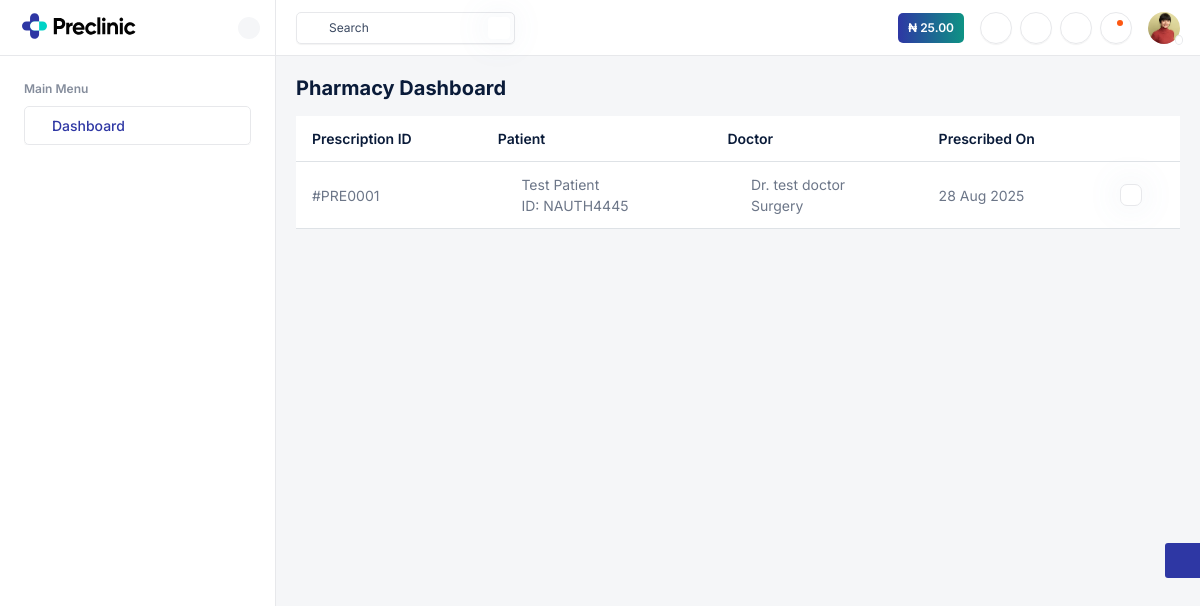
/pharmacy/ (signed in), run on an earlier commit of the app's database.
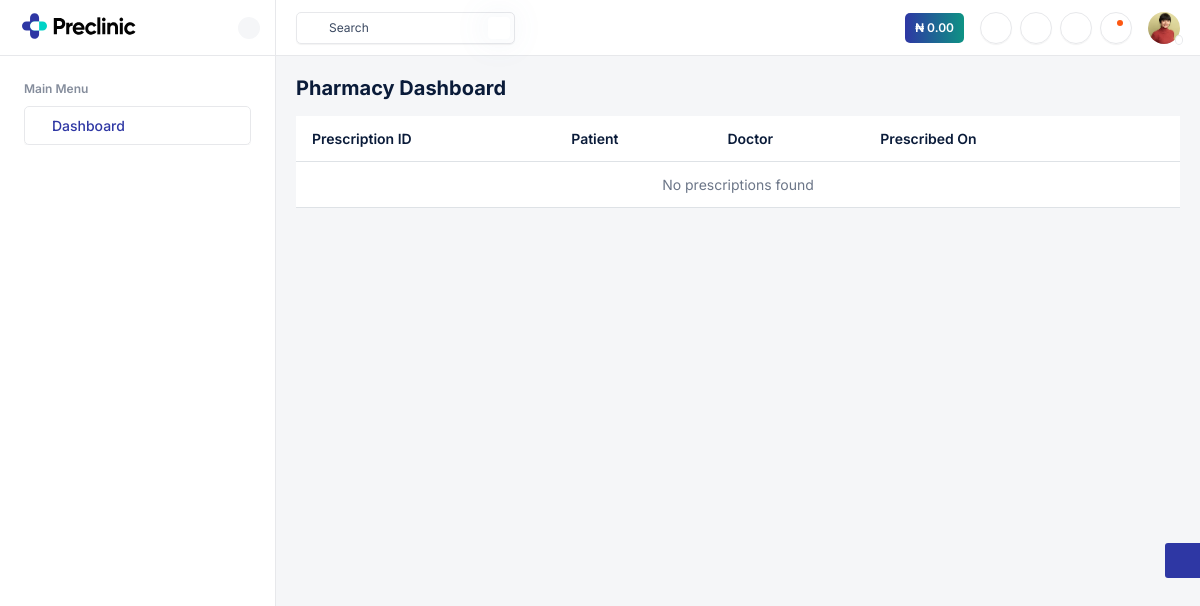
And on a later commit of the database.
### patients/models.py (models this page shows, shortened)
class Wallet(models.Model):
    patient = models.OneToOneField(
        "patients.Patient", on_delete=models.CASCADE, related_name="wallet"
    )
    balance = models.DecimalField(max_digits=12, decimal_places=2, default=0.00)
    created_at = models.DateTimeField(auto_now_add=True)
    updated_at = models.DateTimeField(auto_now=True)

class Prescription(models.Model):
    patient = models.ForeignKey("Patient", on_delete=models.CASCADE, related_name="prescriptions")
    doctor = models.ForeignKey("doctor.Doctor", on_delete=models.CASCADE, related_name="prescriptions")
    appointment = models.ForeignKey("Appointment", on_delete=models.SET_NULL, blank=True, null=True, related_name="prescriptions")
    title = models.CharField(max_length=100, blank=True, null=True)  # e.g. "Cardiology Prescription"
    department = models.CharField(max_length=100, blank=True, null=True)  # e.g. "Cardiology OP"
    consultation_type = models.CharField(max_length=50, blank=True, null=True)  # e.g. "Video" / "In-person"
    diagnosis = models.TextField(blank=True, null=True)
    notes = models.TextField(blank=True, null=True)
    advice = models.TextField(blank=True, null=True)  # for "Advice" section
    follow_up_notes = models.TextField(blank=True, null=True)  # e.g. "Follow up after 3 months"
    follow_up_date = models.DateField(blank=True, null=True)  # optional structured follow-up date
    doctor_signature = models.ImageField(upload_to="doctor_signatures/", blank=True, null=True)
    created_at = models.DateTimeField(auto_now_add=True)

class Patient(models.Model):
    user = models.OneToOneField(User, on_delete=models.CASCADE, related_name="patient_profile")
    first_name = models.CharField(max_length=20, blank=True, null=True)
    last_name = models.CharField(max_length=20, blank=True, null=True)
    patient_id = models.CharField(max_length=20, unique=True)  # E-Card / Hospital ID
    gender_choices = [
        ("M", "Male"),
        ("F", "Female"),
    ]
    gender = models.CharField(max_length=1, choices=gender_choices)
    date_of_birth = models.DateField()
    phone_number = models.CharField(max_length=20, blank=True, null=True)
    address = models.TextField(blank=True, null=True)
    next_of_kin = models.CharField(max_length=100)
    relationship = models.CharField(max_length=50, blank=True, null=True)
    emergency_contact = models.CharField(max_length=20)
    is_inpatient = models.BooleanField(default=False)
    date_registered = models.DateTimeField(auto_now_add=True)
    blood_pressure = models.CharField(max_length=3, blank=True, null=True)
    heart_rate = models.CharField(max_length=3, blank=True, null=True)
    weight = models.CharField(max_length=3, blank=True, null=True)
    bmi = models.CharField(max_length=3, blank=True, null=True)
    pulse = models.CharField(max_length=3, blank=True, null=True)
    spo2 = models.CharField(max_length=3, blank=True, null=True)
    temp = models.CharField(max_length=3, blank=True, null=True)
    height = models.CharField(max_length=3, blank=True, null=True)

### doctor/models.py (models this page shows, shortened)
class Doctor(models.Model):
    user = models.OneToOneField(User, on_delete=models.CASCADE, related_name="doctor_profile")
    first_name = models.CharField(max_length=20, blank=True, null=True)
    last_name = models.CharField(max_length=20, blank=True, null=True)
    doctor_id = models.CharField(max_length=20, unique=True)
    specialization = models.CharField(max_length=100)
    fee = models.CharField(max_length=20, blank=True, null=True)
    phone_number = models.CharField(max_length=20, blank=True, null=True)
    room_number = models.CharField(max_length=20, blank=True, null=True)
    date_registered = models.DateTimeField(auto_now_add=True)

### pharmacy/views.py (the view)
# urls.py: path("", views.pharmacy_dashboard, name="pharmacy_dashboard"),
@login_required
def pharmacy_dashboard(request):
    prescriptions = Prescription.objects.all().order_by("-created_at")
    return render(request, "pharmacy-dashboard.html", {"prescriptions": prescriptions})

### patients/context_processors.py (called while the page is built)
def dashboard(request):
    wallet_balance = 0
    if request.user.is_authenticated and hasattr(request.user, 'patient_profile'):
        patient = request.user.patient_profile
        wallet = getattr(patient, "wallet", None)
        wallet_balance = wallet.balance if wallet else 0
    return {
        "wallet_balance": wallet_balance,
    }

### pharmacy/templates/pharmacy-dashboard.html
{% extends "pharmacy-base.html" %}
{% block content %}
<div class="main-wrapper">
  <div class="page-wrapper">
    <div class="content">
      <div class="d-flex align-items-center justify-content-between mb-3">
        <h4 class="fw-bold mb-0">Pharmacy Dashboard</h4>
      </div>
      <div class="table-responsive">
        <table class="table table-nowrap datatable">
          <thead class="thead-light">
            <tr>
              <th>Prescription ID</th>
              <th>Patient</th>
              <th>Doctor</th>
              <th>Prescribed On</th>
              <th></th>
            </tr>
          </thead>
          <tbody>
            {% for pres in prescriptions %}
            <tr>
              <td>#PRE{{ pres.id|stringformat:"04d" }}</td>
              <td>
                <div class="d-flex align-items-center">
                  <i class="ti ti-user fs-20 me-2"></i>
                  <span>
                    {{ pres.patient.first_name }} {{ pres.patient.last_name }}
                    <span class="text-muted d-block">ID: {{ pres.patient.patient_id }}</span>
                  </span>
                </div>
              </td>
              <td>
                <div class="d-flex align-items-center">
                  <i class="ti ti-stethoscope fs-20 me-2"></i>
                  <span>
                    Dr. {{ pres.doctor.first_name }} {{ pres.doctor.last_name }}
                    <span class="text-muted d-block">{{ pres.doctor.specialization }}</span>
                  </span>
                </div>
              </td>
              <td>{{ pres.created_at|date:"d M Y" }}</td>
              <td class="action-item">
                <a href="{% url 'pharmacy_prescription_detail' pres.id %}" class="btn btn-sm btn-outline-info">
                  <i class="ti ti-eye"></i>
                </a>
              </td>
            </tr>
            {% empty %}
            <tr>
              <td colspan="5" class="text-center text-muted">No prescriptions found</td>
            </tr>
            {% endfor %}
          </tbody>
        </table>
      </div>
    </div>
  </div>
</div>
{% endblock %}

### pharmacy/templates/pharmacy-base.html (shortened to what the changed rows need)
{%load static%}
<!DOCTYPE html>
<html lang="en">
<head>
    <link rel="stylesheet" href="{%static 'assets/css/bootstrap.min.css'%}">
	<link rel="stylesheet" href="{%static 'assets/plugins/daterangepicker/daterangepicker.css'%}">
    <link rel="stylesheet" href="{%static 'assets/css/bootstrap-datetimepicker.min.css'%}">
	<link rel="stylesheet" href="{%static 'assets/plugins/fontawesome/css/fontawesome.min.css'%}">
	<link rel="stylesheet" href="{%static 'assets/plugins/fontawesome/css/all.min.css'%}">
    <link rel="stylesheet" href="{%static 'assets/plugins/tabler-icons/tabler-icons.min.css'%}">
    <link rel="stylesheet" href="{%static 'assets/plugins/simplebar/simplebar.min.css'%}">
    <link rel="stylesheet" href="{%static 'assets/css/style.css'%}" id="app-style">
</head>
<body>
    <div class="main-wrapper">
        <header class="navbar-header">
            <div class="page-container topbar-menu">
                <div class="d-flex align-items-center">
					<a href="javascript:void(0);" class="btn btn-liner-gradient me-3 d-lg-flex d-none">₦ {{ wallet_balance|floatformat:2 }}</a>
                    <div class="header-item">
                        <div class="dropdown me-2">
                        </div>
                    </div>
                    <div class="header-item">
                        <div class="dropdown me-2">
                        </div>
                    </div>
                    <div class="header-item d-none d-sm-flex me-2">
                        <button class="topbar-link btn btn-icon topbar-link" id="light-dark-mode" type="button">
                        </button>
                    </div>
                    <div class="header-item">
						<div class="dropdown me-3">
						</div>
					</div>
					<div class="dropdown profile-dropdown d-flex align-items-center justify-content-center">
                        <a href="javascript:void(0);" class="topbar-link dropdown-toggle drop-arrow-none position-relative" data-bs-toggle="dropdown" data-bs-offset="0,22" aria-haspopup="false" aria-expanded="false">
                        </a>
                    </div>
                </div>
            </div>
        </header>
{%block content%}
{%endblock content%}
</body>
</html>

What changed in the data, as far as the page shows it:
removed Prescription: id "0001", patient.first_name "Test", patient.last_name "Patient", patient.patient_id "NAUTH4445", doctor.first_name "test", doctor.last_name "doctor", doctor.specialization "Surgery", created_at "28 Aug 2025"
changed Wallet: balance "25.00" → "0.00"
Also different on the page:
text now shown: "No prescriptions found"
